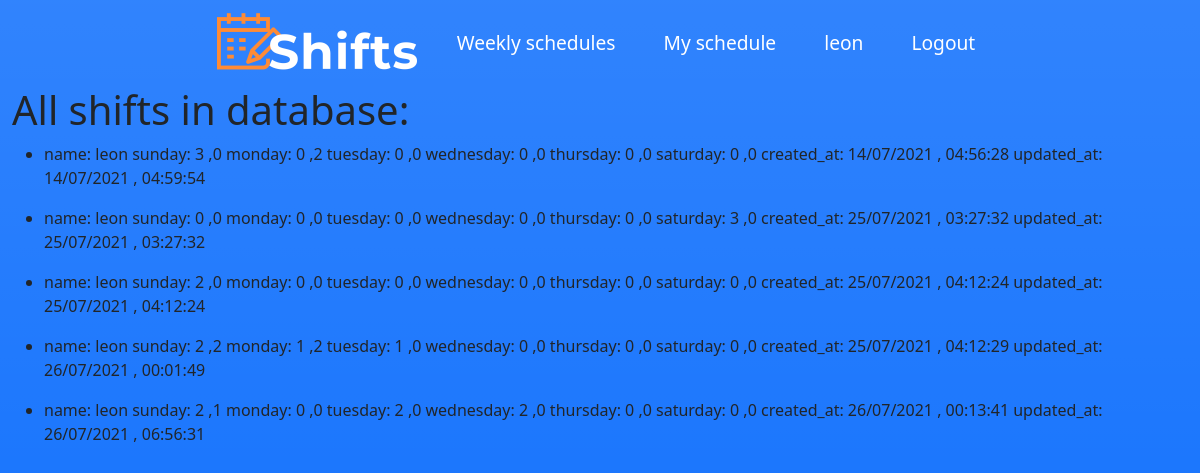
Page /allshifts/ (signed in) on the earlier database version.
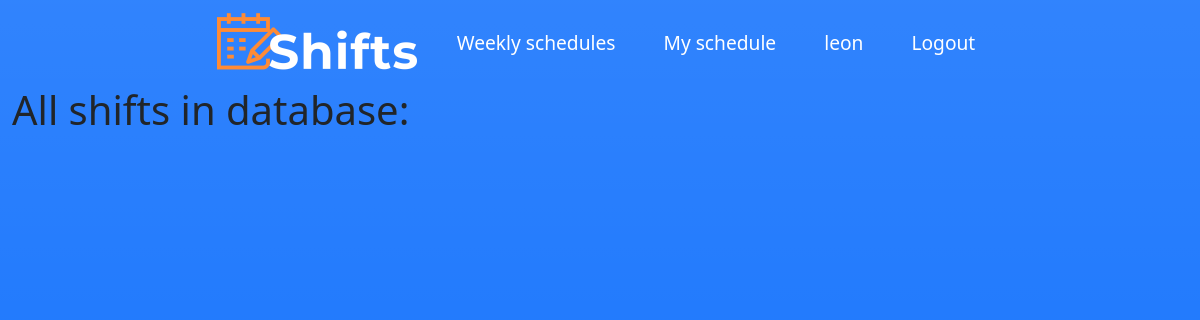
Same page on the later database version.
### Shifts/models.py (models this page shows, shortened)
class WeeklyUserSchedule(models.Model):
    WeeklyDayDates = models.ForeignKey(WeeklyDayDates, related_name="UserSchedule" , on_delete=models.CASCADE)
    user_name = models.ForeignKey(
        settings.AUTH_USER_MODEL,
        related_name="shift_submitter",
        on_delete=models.DO_NOTHING,
    )
    for day in DAYS_OF_WEEK:
        if (day == 'friday' or day == 'saturday'):
            for shift_type,shift_hour in zip(TYPE_OF_SHIFTS,SHIFTS_HOURS_WEEKENDS  ) :
                exec(
                    f'{day}_{shift_type} = models.IntegerField(verbose_name =f"{day} {shift_type} {shift_hour}" ,default=0, choices=SUBMIT_CHOICES ,validators=[MinValueValidator(MIN_VAL_SHIFT),MaxValueValidator(MAX_VAL_SHIFT)])'
                )
        else:
            for shift_type,shift_hour in zip(TYPE_OF_SHIFTS,SHIFTS_HOURS_REG ) :
                exec(
                    f'{day}_{shift_type} = models.IntegerField(verbose_name =f"{day} {shift_type} {shift_hour}" ,default=0 , choices=SUBMIT_CHOICES ,validators=[MinValueValidator(MIN_VAL_SHIFT),MaxValueValidator(MAX_VAL_SHIFT)])'
                )
    created_at = models.DateTimeField(auto_now_add=True)
    updated_at = models.DateTimeField(auto_now=True)
    def __str__(self):
        return f"""name: {self.user_name}
                   sunday: {self.sunday_evening} ,{self.sunday_night}
                   monday: {self.monday_evening} ,{self.monday_night}
                   tuesday: {self.tuesday_evening} ,{self.tuesday_night}
                   wednesday: {self.wednesday_evening} ,{self.thursday_night}
                   thursday: {self.friday_evening} ,{self.friday_night}
                   saturday: {self.saturday_evening} ,{self.saturday_night}
                   created_at: {self.created_at.strftime("%d/%m/%Y , %H:%M:%S")}
                   updated_at: {self.updated_at.strftime("%d/%m/%Y , %H:%M:%S")}
                                                                             """

### Shifts/views.py (the view)
# urls.py: path("allshifts/", views.all_shifts, name="all_shifts"),
@staff_member_required()
def all_shifts(request, up_to_days_ago=None):
    if (
        not up_to_days_ago == None
    ):  # if up_to_days_ago exsits than query  up to x days ago from now
        time_threshold = timezone.now() - timedelta(days=up_to_days_ago)
        all_shift_res = WeeklyUserSchedule.objects.filter(
            created_at__gte=time_threshold
        )  # filter query up to x days ago from now
    else:
        all_shift_res = WeeklyUserSchedule.objects.all()
    return render(request, "Shifts/all_shifts.html", {"all_shifts": all_shift_res})

### Shifts/templates/Shifts/all_shifts.html
{% extends "Shifts/layout.html" %}
{% block body %}
    <h1>All shifts in database:</h1>
     {% for shift in all_shifts %}
    <ul>
        <li> {{ shift }} </li>
    </ul>
    {% endfor %}
{% endblock %}

Differences in the rows shown:
removed WeeklyUserSchedule: user_name+sunday_evening+sunday_night "name: leon sunday: 3 ,0 monday: 0 ,2 tuesday: 0 ,0 wednesday: 0 ,0 thursday: 0 ,0 saturday: 0 ,0 created_at: 14/07/2021 , 04:56:28 updated_at: 14/07/2021 , 04:59:54"
removed WeeklyUserSchedule: user_name+sunday_evening+sunday_night "name: leon sunday: 0 ,0 monday: 0 ,0 tuesday: 0 ,0 wednesday: 0 ,0 thursday: 0 ,0 saturday: 3 ,0 created_at: 25/07/2021 , 03:27:32 updated_at: 25/07/2021 , 03:27:32"
removed WeeklyUserSchedule: user_name+sunday_evening+sunday_night "name: leon sunday: 2 ,0 monday: 0 ,0 tuesday: 0 ,0 wednesday: 0 ,0 thursday: 0 ,0 saturday: 0 ,0 created_at: 25/07/2021 , 04:12:24 updated_at: 25/07/2021 , 04:12:24"
removed WeeklyUserSchedule: user_name+sunday_evening+sunday_night "name: leon sunday: 2 ,2 monday: 1 ,2 tuesday: 1 ,0 wednesday: 0 ,0 thursday: 0 ,0 saturday: 0 ,0 created_at: 25/07/2021 , 04:12:29 updated_at: 26/07/2021 , 00:01:49"
removed WeeklyUserSchedule: user_name+sunday_evening+sunday_night "name: leon sunday: 2 ,1 monday: 0 ,0 tuesday: 2 ,0 wednesday: 2 ,0 thursday: 0 ,0 saturday: 0 ,0 created_at: 26/07/2021 , 00:13:41 updated_at: 26/07/2021 , 06:56:31"
